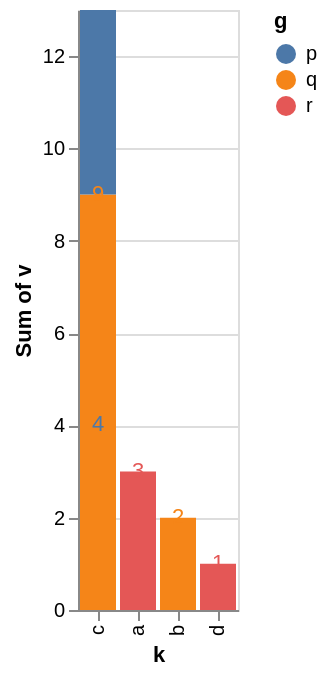

Write a Vega-Lite specification for this figure.
### Vega-Lite specification from a JSON file in a GitHub repository (floating-point values rounded to 4 significant figures)
{"$schema": "https://vega.github.io/schema/vega-lite/v6.json", "data": {"values": [{"k": "c", "g": "q", "v": 9}, {"k": "b", "g": "q", "v": 2}, {"k": "c", "g": "p", "v": 4}, {"k": "d", "g": "r", "v": 1}, {"k": "a", "g": "r", "v": 3}]}, "encoding": {"x": {"field": "k", "type": "nominal", "sort": "-y"}, "y": {"aggregate": "sum", "field": "v", "type": "quantitative"}}, "layer": [{"mark": "bar", "encoding": {"color": {"field": "g", "type": "nominal", "sort": {"op": "max", "field": "v", "order": "descending"}}}}, {"mark": "text", "encoding": {"text": {"aggregate": "sum", "field": "v"}, "color": {"field": "g", "type": "nominal", "sort": {"op": "sum", "field": "v", "order": "descending"}}}}]}
